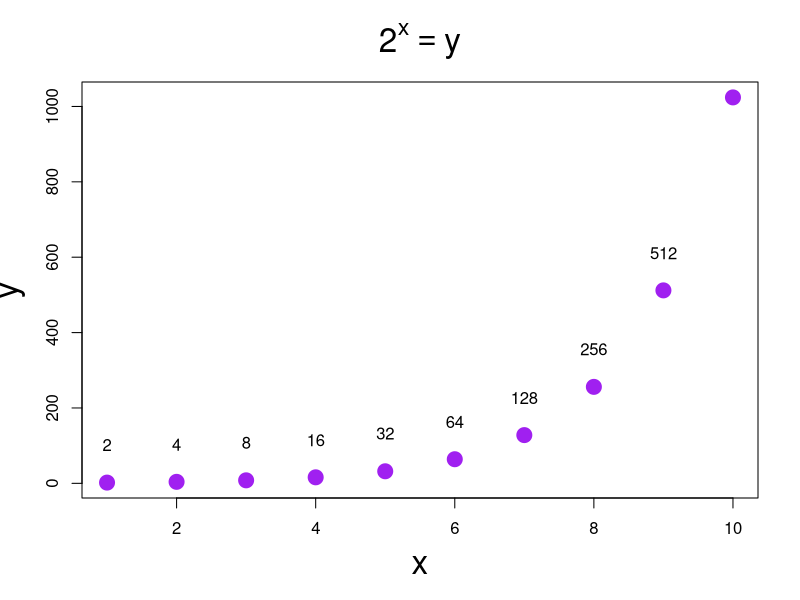
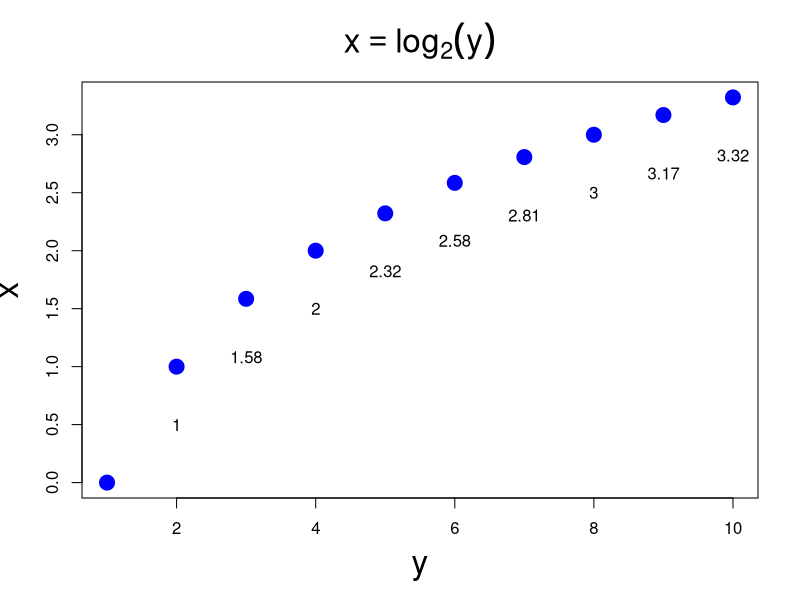
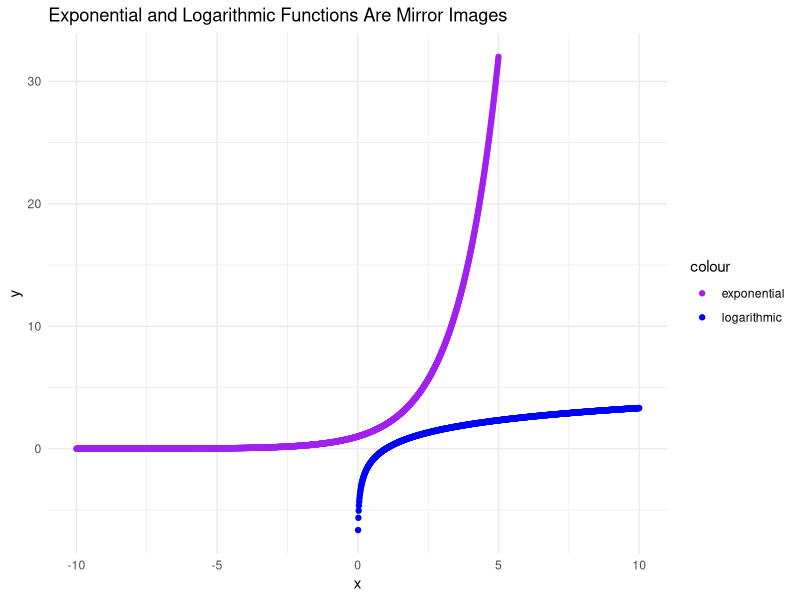
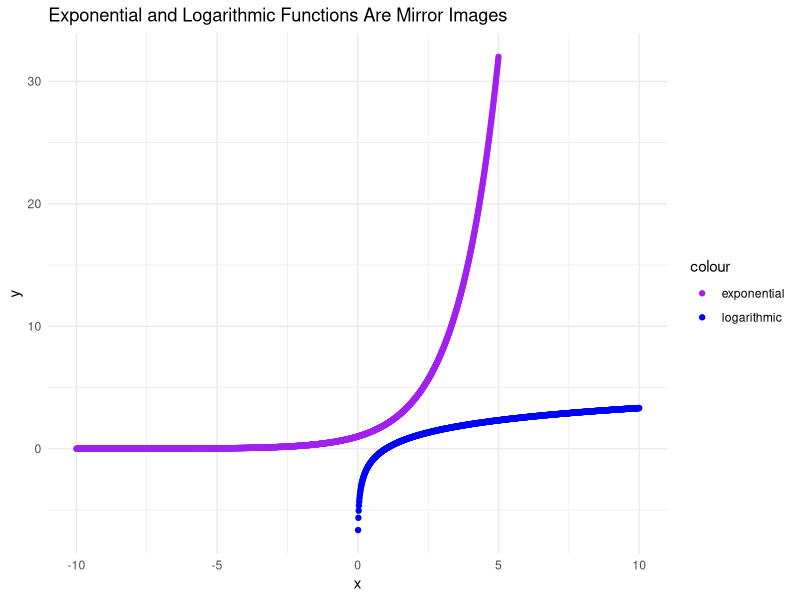

R code for these plots, in order:
## ---- chunk 1

x1 <- seq(1,10)

y1 = 2^x1

plot(x1, 
     y1,
     xlab = "x", 
     ylab = "y", 
     pch = 19, 
     col = "purple", 
     main = expression(2^x == y),
     cex = 2.0, cex.lab = 2.0, cex.main = 2.0)

text(x1, y1 + 100, labels = y1)

## ---- chunk 2

x2 <- seq(1,10)

y2 = log2(x2)

plot(x2, 
     y2,
     xlab = "y", 
     ylab = "x", 
     pch = 19, 
     col = "blue", 
     main = expression(x == log[2](y)),
     cex = 2.0, cex.lab = 2.0, cex.main = 2.0)

text(x2, y2 - .5, labels = round(y2, 2))

## ---- chunk 3

library(ggplot2)

x3 <- seq(-10,5, by = .01)

x4 <- seq(.01, 10, by = .01)

y3exp <- 2^x3

y4log <- log2(x4)

ggplot(data=NULL) + 
geom_point(aes(x = x3, y = y3exp, color = "exponential")) + 
geom_point(aes(x = x4, y = y4log, color = "logarithmic")) +
labs(title = "Exponential and Logarithmic Functions Are Mirror Images",
x = "x", y = "y") +
scale_color_manual(values = c("purple", "blue")) +
theme_minimal()

ggsave("exponential-logarithmic.png")

